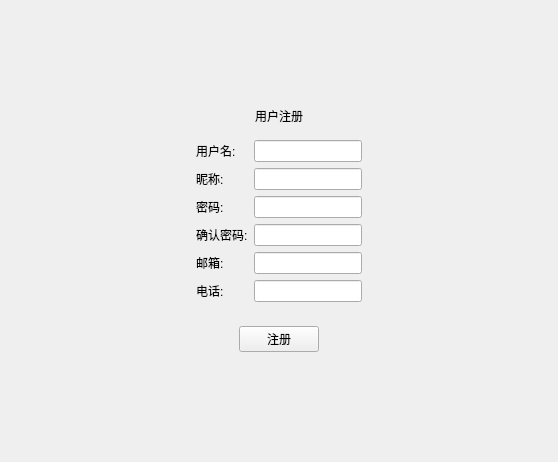
<?xml version="1.0" encoding="UTF-8"?>
<ui version="4.0">
 <class>Login</class>
 <widget class="QDialog" name="Login">
  <property name="geometry">
   <rect>
    <x>0</x>
    <y>0</y>
    <width>558</width>
    <height>462</height>
   </rect>
  </property>
  <property name="windowTitle">
   <string>Dialog</string>
  </property>
  <layout class="QVBoxLayout" name="verticalLayout">
   <property name="leftMargin">
    <number>0</number>
   </property>
   <property name="topMargin">
    <number>0</number>
   </property>
   <property name="rightMargin">
    <number>0</number>
   </property>
   <property name="bottomMargin">
    <number>0</number>
   </property>
   <item>
    <widget class="MyTitleBar" name="myToolBar" native="true"/>
   </item>
   <item>
    <widget class="QStackedWidget" name="stackedWidget">
     <property name="currentIndex">
      <number>1</number>
     </property>
     <widget class="QWidget" name="loginPage">
      <layout class="QHBoxLayout" name="horizontalLayout_3">
       <item>
        <spacer name="horizontalSpacer_6">
         <property name="orientation">
          <enum>Qt::Horizontal</enum>
         </property>
         <property name="sizeHint" stdset="0">
          <size>
           <width>97</width>
           <height>20</height>
          </size>
         </property>
        </spacer>
       </item>
       <item>
        <widget class="QWidget" name="widget" native="true">
         <layout class="QVBoxLayout" name="verticalLayout_2">
          <item>
           <spacer name="verticalSpacer">
            <property name="orientation">
             <enum>Qt::Vertical</enum>
            </property>
            <property name="sizeHint" stdset="0">
             <size>
              <width>20</width>
              <height>40</height>
             </size>
            </property>
           </spacer>
          </item>
          <item>
           <widget class="QLabel" name="label">
            <property name="text">
             <string>用户登录</string>
            </property>
            <property name="alignment">
             <set>Qt::AlignCenter</set>
            </property>
           </widget>
          </item>
          <item>
           <widget class="QWidget" name="widget_2" native="true">
            <layout class="QGridLayout" name="gridLayout">
             <item row="0" column="0">
              <widget class="QLabel" name="label_2">
               <property name="text">
                <string>用户名:</string>
               </property>
              </widget>
             </item>
             <item row="0" column="1">
              <widget class="QLineEdit" name="lineEdit"/>
             </item>
             <item row="1" column="0">
              <widget class="QLabel" name="label_3">
               <property name="text">
                <string>密码:</string>
               </property>
              </widget>
             </item>
             <item row="1" column="1">
              <widget class="QLineEdit" name="lineEdit_2"/>
             </item>
            </layout>
           </widget>
          </item>
          <item>
           <widget class="QWidget" name="widget_3" native="true">
            <layout class="QHBoxLayout" name="horizontalLayout">
             <item>
              <spacer name="horizontalSpacer">
               <property name="orientation">
                <enum>Qt::Horizontal</enum>
               </property>
               <property name="sizeType">
                <enum>QSizePolicy::Fixed</enum>
               </property>
               <property name="sizeHint" stdset="0">
                <size>
                 <width>20</width>
                 <height>20</height>
                </size>
               </property>
              </spacer>
             </item>
             <item>
              <widget class="QCheckBox" name="checkBox">
               <property name="text">
                <string>记住密码</string>
               </property>
              </widget>
             </item>
             <item>
              <spacer name="horizontalSpacer_3">
               <property name="orientation">
                <enum>Qt::Horizontal</enum>
               </property>
               <property name="sizeHint" stdset="0">
                <size>
                 <width>40</width>
                 <height>20</height>
                </size>
               </property>
              </spacer>
             </item>
             <item>
              <widget class="QPushButton" name="regAccount">
               <property name="text">
                <string>没有账号, 马上注册</string>
               </property>
              </widget>
             </item>
             <item>
              <spacer name="horizontalSpacer_2">
               <property name="orientation">
                <enum>Qt::Horizontal</enum>
               </property>
               <property name="sizeType">
                <enum>QSizePolicy::Fixed</enum>
               </property>
               <property name="sizeHint" stdset="0">
                <size>
                 <width>20</width>
                 <height>20</height>
                </size>
               </property>
              </spacer>
             </item>
            </layout>
           </widget>
          </item>
          <item>
           <widget class="QWidget" name="widget_4" native="true">
            <layout class="QHBoxLayout" name="horizontalLayout_2">
             <item>
              <spacer name="horizontalSpacer_4">
               <property name="orientation">
                <enum>Qt::Horizontal</enum>
               </property>
               <property name="sizeHint" stdset="0">
                <size>
                 <width>40</width>
                 <height>20</height>
                </size>
               </property>
              </spacer>
             </item>
             <item>
              <widget class="QPushButton" name="pushButton_2">
               <property name="text">
                <string>登录</string>
               </property>
              </widget>
             </item>
             <item>
              <spacer name="horizontalSpacer_5">
               <property name="orientation">
                <enum>Qt::Horizontal</enum>
               </property>
               <property name="sizeHint" stdset="0">
                <size>
                 <width>40</width>
                 <height>20</height>
                </size>
               </property>
              </spacer>
             </item>
            </layout>
           </widget>
          </item>
          <item>
           <spacer name="verticalSpacer_2">
            <property name="orientation">
             <enum>Qt::Vertical</enum>
            </property>
            <property name="sizeHint" stdset="0">
             <size>
              <width>20</width>
              <height>40</height>
             </size>
            </property>
           </spacer>
          </item>
         </layout>
        </widget>
       </item>
       <item>
        <spacer name="horizontalSpacer_7">
         <property name="orientation">
          <enum>Qt::Horizontal</enum>
         </property>
         <property name="sizeHint" stdset="0">
          <size>
           <width>97</width>
           <height>20</height>
          </size>
         </property>
        </spacer>
       </item>
      </layout>
     </widget>
     <widget class="QWidget" name="regPage">
      <layout class="QHBoxLayout" name="horizontalLayout_6">
       <item>
        <spacer name="horizontalSpacer_14">
         <property name="orientation">
          <enum>Qt::Horizontal</enum>
         </property>
         <property name="sizeHint" stdset="0">
          <size>
           <width>146</width>
           <height>20</height>
          </size>
         </property>
        </spacer>
       </item>
       <item>
        <widget class="QWidget" name="widget_5" native="true">
         <layout class="QVBoxLayout" name="verticalLayout_3">
          <item>
           <spacer name="verticalSpacer_3">
            <property name="orientation">
             <enum>Qt::Vertical</enum>
            </property>
            <property name="sizeHint" stdset="0">
             <size>
              <width>20</width>
              <height>40</height>
             </size>
            </property>
           </spacer>
          </item>
          <item>
           <widget class="QLabel" name="label_4">
            <property name="text">
             <string>用户注册</string>
            </property>
            <property name="alignment">
             <set>Qt::AlignCenter</set>
            </property>
           </widget>
          </item>
          <item>
           <widget class="QWidget" name="widget_6" native="true">
            <layout class="QGridLayout" name="gridLayout_2">
             <item row="0" column="0">
              <widget class="QLabel" name="label_5">
               <property name="text">
                <string>用户名:</string>
               </property>
              </widget>
             </item>
             <item row="1" column="0">
              <widget class="QLabel" name="label_6">
               <property name="text">
                <string>昵称:</string>
               </property>
              </widget>
             </item>
             <item row="4" column="0">
              <widget class="QLabel" name="label_10">
               <property name="text">
                <string>邮箱:</string>
               </property>
              </widget>
             </item>
             <item row="3" column="0">
              <widget class="QLabel" name="label_7">
               <property name="text">
                <string>确认密码:</string>
               </property>
              </widget>
             </item>
             <item row="1" column="1">
              <widget class="QLineEdit" name="reg_NickName"/>
             </item>
             <item row="2" column="0">
              <widget class="QLabel" name="label_8">
               <property name="text">
                <string>密码:</string>
               </property>
              </widget>
             </item>
             <item row="5" column="0">
              <widget class="QLabel" name="label_9">
               <property name="text">
                <string>电话:</string>
               </property>
              </widget>
             </item>
             <item row="0" column="1">
              <widget class="QLineEdit" name="reg_userName"/>
             </item>
             <item row="2" column="1">
              <widget class="QLineEdit" name="reg_passwd"/>
             </item>
             <item row="3" column="1">
              <widget class="QLineEdit" name="reg_confirmPwd"/>
             </item>
             <item row="4" column="1">
              <widget class="QLineEdit" name="reg_mail"/>
             </item>
             <item row="5" column="1">
              <widget class="QLineEdit" name="reg_phone"/>
             </item>
            </layout>
           </widget>
          </item>
          <item>
           <widget class="QWidget" name="widget_8" native="true">
            <layout class="QHBoxLayout" name="horizontalLayout_5">
             <item>
              <spacer name="horizontalSpacer_11">
               <property name="orientation">
                <enum>Qt::Horizontal</enum>
               </property>
               <property name="sizeHint" stdset="0">
                <size>
                 <width>40</width>
                 <height>20</height>
                </size>
               </property>
              </spacer>
             </item>
             <item>
              <widget class="QPushButton" name="regButton">
               <property name="text">
                <string>注册</string>
               </property>
              </widget>
             </item>
             <item>
              <spacer name="horizontalSpacer_12">
               <property name="orientation">
                <enum>Qt::Horizontal</enum>
               </property>
               <property name="sizeHint" stdset="0">
                <size>
                 <width>40</width>
                 <height>20</height>
                </size>
               </property>
              </spacer>
             </item>
            </layout>
           </widget>
          </item>
          <item>
           <spacer name="verticalSpacer_4">
            <property name="orientation">
             <enum>Qt::Vertical</enum>
            </property>
            <property name="sizeHint" stdset="0">
             <size>
              <width>20</width>
              <height>40</height>
             </size>
            </property>
           </spacer>
          </item>
         </layout>
        </widget>
       </item>
       <item>
        <spacer name="horizontalSpacer_13">
         <property name="orientation">
          <enum>Qt::Horizontal</enum>
         </property>
         <property name="sizeHint" stdset="0">
          <size>
           <width>146</width>
           <height>20</height>
          </size>
         </property>
        </spacer>
       </item>
      </layout>
     </widget>
     <widget class="QWidget" name="setPage">
      <layout class="QHBoxLayout" name="horizontalLayout_8">
       <item>
        <spacer name="horizontalSpacer_18">
         <property name="orientation">
          <enum>Qt::Horizontal</enum>
         </property>
         <property name="sizeHint" stdset="0">
          <size>
           <width>135</width>
           <height>20</height>
          </size>
         </property>
        </spacer>
       </item>
       <item>
        <widget class="QWidget" name="widget_7" native="true">
         <layout class="QVBoxLayout" name="verticalLayout_4">
          <item>
           <spacer name="verticalSpacer_5">
            <property name="orientation">
             <enum>Qt::Vertical</enum>
            </property>
            <property name="sizeHint" stdset="0">
             <size>
              <width>20</width>
              <height>40</height>
             </size>
            </property>
           </spacer>
          </item>
          <item>
           <widget class="QLabel" name="label_11">
            <property name="text">
             <string>服务器设置</string>
            </property>
            <property name="alignment">
             <set>Qt::AlignCenter</set>
            </property>
           </widget>
          </item>
          <item>
           <widget class="QWidget" name="widget_9" native="true">
            <layout class="QGridLayout" name="gridLayout_3">
             <item row="0" column="0">
              <widget class="QLabel" name="label_12">
               <property name="text">
                <string>服务器地址:</string>
               </property>
              </widget>
             </item>
             <item row="0" column="1">
              <widget class="QLineEdit" name="lineEdit_9"/>
             </item>
             <item row="1" column="0">
              <widget class="QLabel" name="label_13">
               <property name="text">
                <string>服务器端口:</string>
               </property>
              </widget>
             </item>
             <item row="1" column="1">
              <widget class="QLineEdit" name="lineEdit_10"/>
             </item>
            </layout>
           </widget>
          </item>
          <item>
           <widget class="QWidget" name="widget_11" native="true">
            <layout class="QHBoxLayout" name="horizontalLayout_7">
             <item>
              <spacer name="horizontalSpacer_15">
               <property name="orientation">
                <enum>Qt::Horizontal</enum>
               </property>
               <property name="sizeHint" stdset="0">
                <size>
                 <width>40</width>
                 <height>20</height>
                </size>
               </property>
              </spacer>
             </item>
             <item>
              <widget class="QPushButton" name="pushButton_5">
               <property name="text">
                <string>确定</string>
               </property>
              </widget>
             </item>
             <item>
              <spacer name="horizontalSpacer_16">
               <property name="orientation">
                <enum>Qt::Horizontal</enum>
               </property>
               <property name="sizeHint" stdset="0">
                <size>
                 <width>40</width>
                 <height>20</height>
                </size>
               </property>
              </spacer>
             </item>
            </layout>
           </widget>
          </item>
          <item>
           <spacer name="verticalSpacer_6">
            <property name="orientation">
             <enum>Qt::Vertical</enum>
            </property>
            <property name="sizeHint" stdset="0">
             <size>
              <width>20</width>
              <height>40</height>
             </size>
            </property>
           </spacer>
          </item>
         </layout>
        </widget>
       </item>
       <item>
        <spacer name="horizontalSpacer_17">
         <property name="orientation">
          <enum>Qt::Horizontal</enum>
         </property>
         <property name="sizeHint" stdset="0">
          <size>
           <width>135</width>
           <height>20</height>
          </size>
         </property>
        </spacer>
       </item>
      </layout>
     </widget>
    </widget>
   </item>
  </layout>
 </widget>
 <customwidgets>
  <customwidget>
   <class>MyTitleBar</class>
   <extends>QWidget</extends>
   <header>mytitlebar.h</header>
   <container>1</container>
  </customwidget>
 </customwidgets>
 <resources/>
 <connections/>
</ui>
